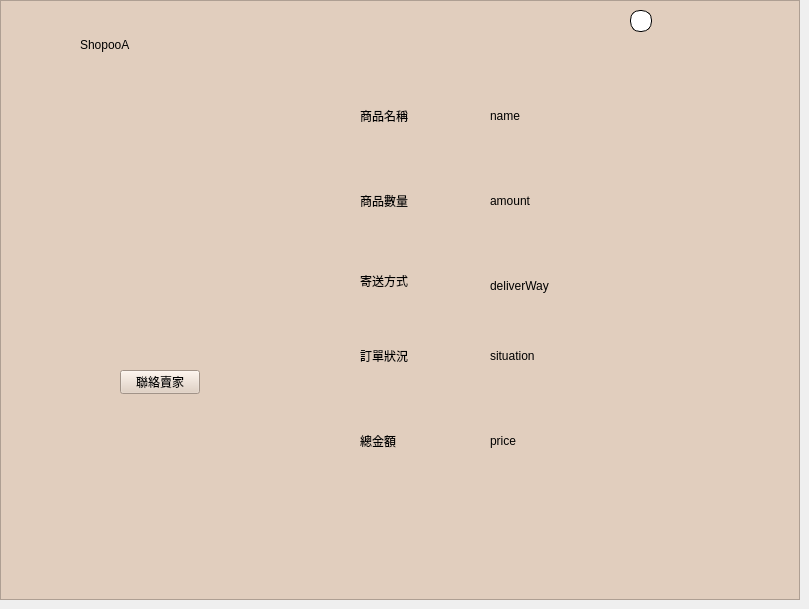
    <widget class="QWidget" name="check_order">
     <widget class="QGraphicsView" name="graphicsView_15">
      <property name="geometry">
       <rect>
        <x>0</x>
        <y>0</y>
        <width>800</width>
        <height>600</height>
       </rect>
      </property>
      <property name="styleSheet">
       <string notr="true">background-color: rgb(225, 206, 190);</string>
      </property>
     </widget>
     <widget class="ClickableLabel" name="label_102">
      <property name="geometry">
       <rect>
        <x>20</x>
        <y>20</y>
        <width>50</width>
        <height>50</height>
       </rect>
      </property>
      <property name="cursor">
       <cursorShape>PointingHandCursor</cursorShape>
      </property>
      <property name="styleSheet">
       <string notr="true">image: url(:/images/store.png);</string>
      </property>
      <property name="text">
       <string/>
      </property>
     </widget>
     <widget class="QLabel" name="label_103">
      <property name="geometry">
       <rect>
        <x>80</x>
        <y>30</y>
        <width>120</width>
        <height>30</height>
       </rect>
      </property>
      <property name="styleSheet">
       <string notr="true">font: 700 14pt &quot;Microsoft JhengHei UI&quot;;</string>
      </property>
      <property name="text">
       <string>ShopooA</string>
      </property>
     </widget>
     <widget class="QLabel" name="label_104">
      <property name="geometry">
       <rect>
        <x>630</x>
        <y>10</y>
        <width>22</width>
        <height>22</height>
       </rect>
      </property>
      <property name="styleSheet">
       <string notr="true">min-width: 20px;
min-height: 20px;
max-width: 20px;
max-height: 20px;
border-radius:10px;
border: 1px solid black;
background-color: rgb(255, 255, 255);
image: url(:/images/picture.jpg);
</string>
      </property>
      <property name="text">
       <string/>
      </property>
     </widget>
     <widget class="QLabel" name="label_105">
      <property name="geometry">
       <rect>
        <x>90</x>
        <y>120</y>
        <width>150</width>
        <height>150</height>
       </rect>
      </property>
      <property name="text">
       <string/>
      </property>
     </widget>
     <widget class="QLabel" name="label_106">
      <property name="geometry">
       <rect>
        <x>490</x>
        <y>85</y>
        <width>301</width>
        <height>61</height>
       </rect>
      </property>
      <property name="text">
       <string>name</string>
      </property>
     </widget>
     <widget class="QLabel" name="label_107">
      <property name="geometry">
       <rect>
        <x>490</x>
        <y>175</y>
        <width>151</width>
        <height>51</height>
       </rect>
      </property>
      <property name="text">
       <string>amount</string>
      </property>
     </widget>
     <widget class="QLabel" name="label_108">
      <property name="geometry">
       <rect>
        <x>490</x>
        <y>410</y>
        <width>171</width>
        <height>61</height>
       </rect>
      </property>
      <property name="text">
       <string>price</string>
      </property>
     </widget>
     <widget class="QLabel" name="label_109">
      <property name="geometry">
       <rect>
        <x>490</x>
        <y>255</y>
        <width>141</width>
        <height>61</height>
       </rect>
      </property>
      <property name="text">
       <string>deliverWay</string>
      </property>
     </widget>
     <widget class="QLabel" name="label_110">
      <property name="geometry">
       <rect>
        <x>490</x>
        <y>320</y>
        <width>141</width>
        <height>71</height>
       </rect>
      </property>
      <property name="text">
       <string>situation</string>
      </property>
     </widget>
     <widget class="QLabel" name="label_111">
      <property name="geometry">
       <rect>
        <x>360</x>
        <y>100</y>
        <width>71</width>
        <height>31</height>
       </rect>
      </property>
      <property name="styleSheet">
       <string notr="true">font: 700 12pt &quot;Microsoft JhengHei UI&quot;;</string>
      </property>
      <property name="text">
       <string>商品名稱</string>
      </property>
     </widget>
     <widget class="QLabel" name="label_112">
      <property name="geometry">
       <rect>
        <x>360</x>
        <y>180</y>
        <width>81</width>
        <height>41</height>
       </rect>
      </property>
      <property name="styleSheet">
       <string notr="true">font: 700 12pt &quot;Microsoft JhengHei UI&quot;;</string>
      </property>
      <property name="text">
       <string>商品數量</string>
      </property>
     </widget>
     <widget class="QLabel" name="label_113">
      <property name="geometry">
       <rect>
        <x>360</x>
        <y>260</y>
        <width>91</width>
        <height>41</height>
       </rect>
      </property>
      <property name="styleSheet">
       <string notr="true">font: 700 12pt &quot;Microsoft JhengHei UI&quot;;</string>
      </property>
      <property name="text">
       <string>寄送方式</string>
      </property>
     </widget>
     <widget class="QLabel" name="label_114">
      <property name="geometry">
       <rect>
        <x>360</x>
        <y>340</y>
        <width>91</width>
        <height>31</height>
       </rect>
      </property>
      <property name="styleSheet">
       <string notr="true">font: 700 12pt &quot;Microsoft JhengHei UI&quot;;</string>
      </property>
      <property name="text">
       <string>訂單狀況</string>
      </property>
     </widget>
     <widget class="QLabel" name="label_115">
      <property name="geometry">
       <rect>
        <x>360</x>
        <y>420</y>
        <width>101</width>
        <height>41</height>
       </rect>
      </property>
      <property name="styleSheet">
       <string notr="true">font: 700 12pt &quot;Microsoft JhengHei UI&quot;;</string>
      </property>
      <property name="text">
       <string>總金額</string>
      </property>
     </widget>
     <widget class="QPushButton" name="pushButton_23">
      <property name="geometry">
       <rect>
        <x>120</x>
        <y>370</y>
        <width>80</width>
        <height>24</height>
       </rect>
      </property>
      <property name="styleSheet">
       <string notr="true">font: 700 10pt &quot;Microsoft JhengHei UI&quot;;
background-color: rgb(225, 206, 190);</string>
      </property>
      <property name="text">
       <string>聯絡賣家</string>
      </property>
     </widget>
    </widget>
